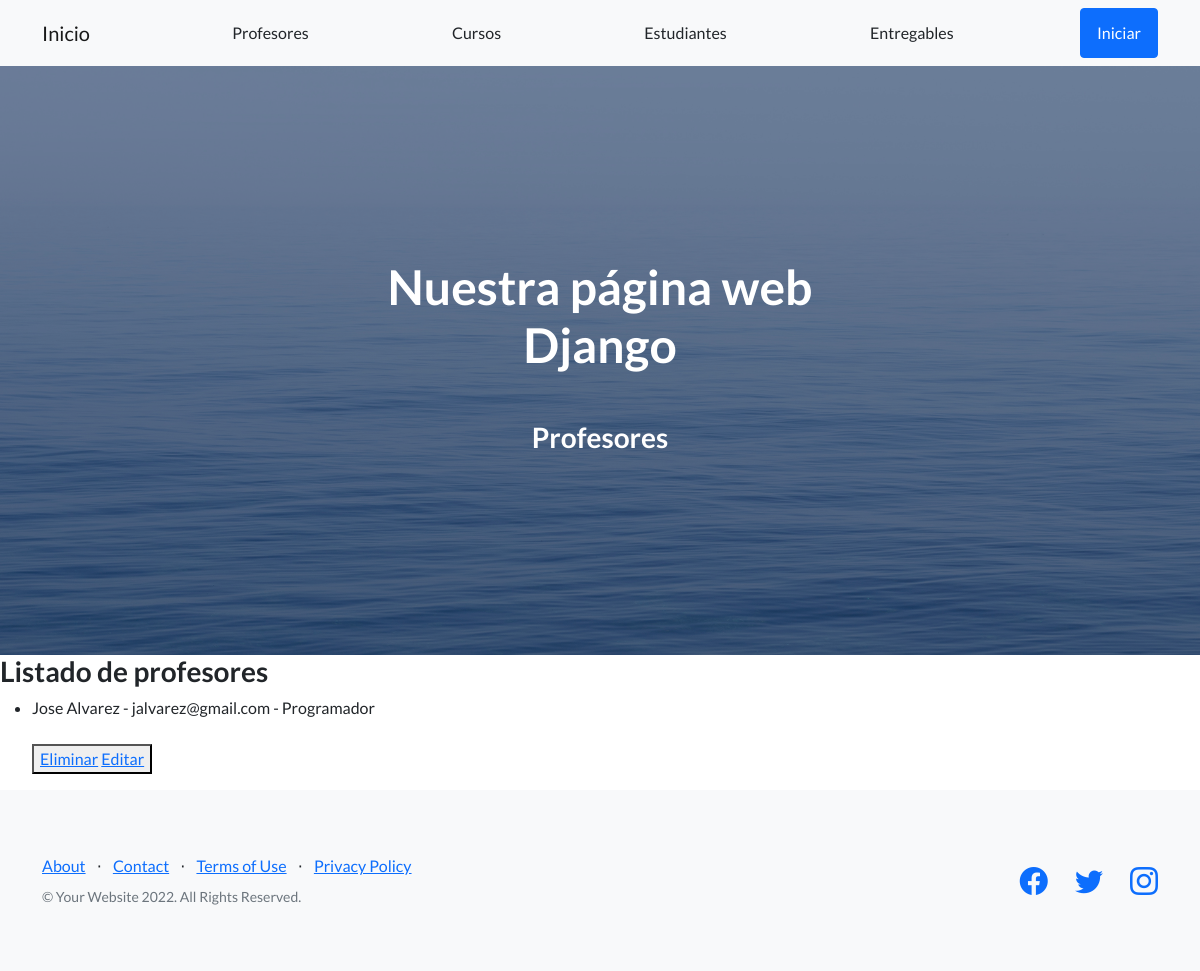
The app's page /AppCoder/leerProfesores/, older data.
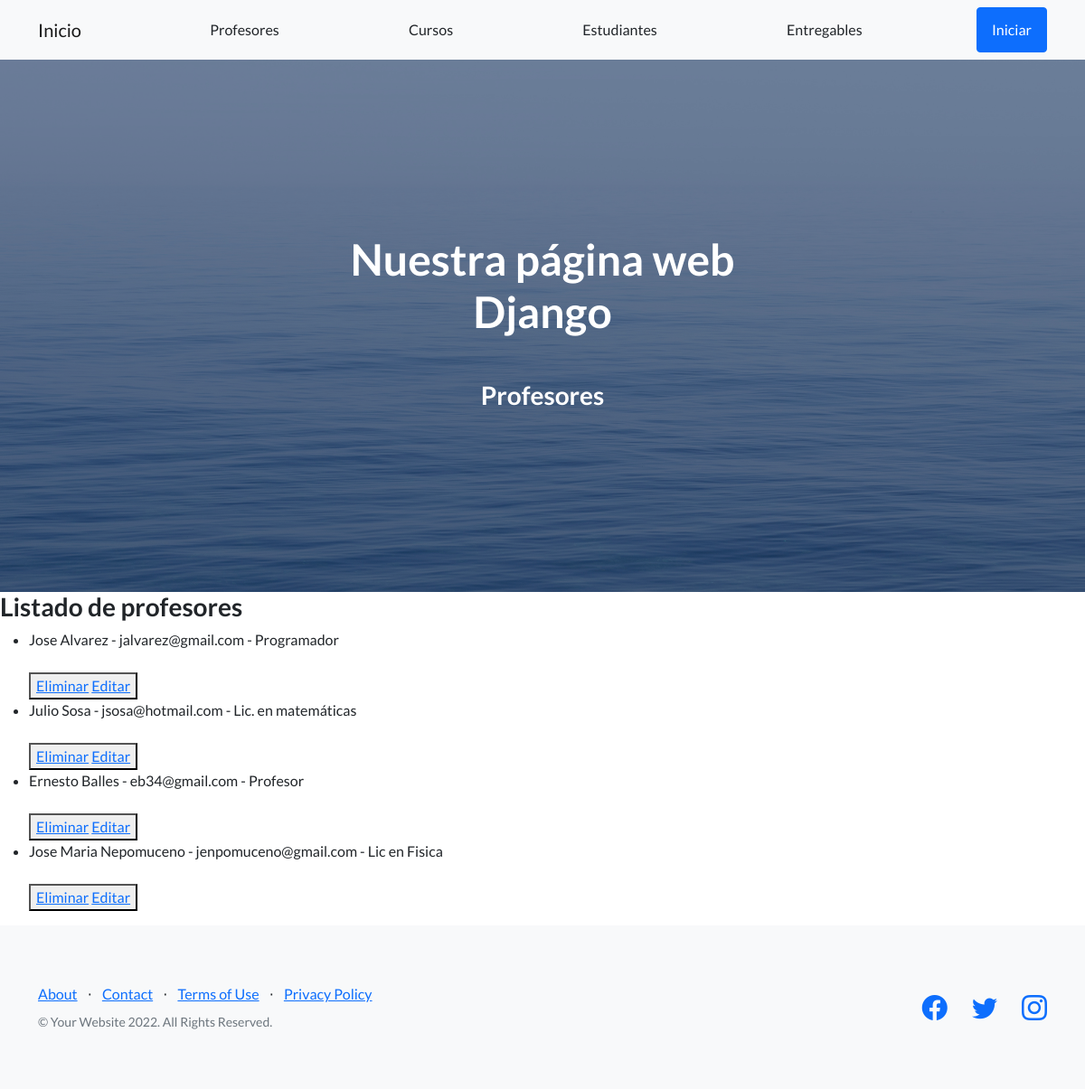
The same page, newer data.
### AppCoder/models.py (models this page shows)
class Profesor(models.Model):
    nombre = models.CharField(max_length=40)
    apellido = models.CharField(max_length=40)
    email = models.EmailField()
    profesion = models.CharField(max_length=40)
    class Meta:
        verbose_name_plural = "Profesores"
        verbose_name = "Profesor"
    def __str__(self):
        return f"{self.nombre}  {self.apellido} - {self.email} - {self.profesion}"

### AppCoder/views.py (the view)
# urls.py: path('leerProfesores/', views.leerProfesores, name='LeerProfesores'),
def leerProfesores(request):
  profesores = Profesor.objects.all() #trae todos los profesores
  contexto = {"profesores": profesores}
  return render(request, "AppCoder/leerProfesores.html", contexto)

### AppCoder/Templates/AppCoder/leerProfesores.html
{% extends "AppCoder/padre.html" %}
{% load static %}
{% block section_name %}
<h3>Profesores</h3>
{% endblock %}
{% block contenidoQueCambia %}
<h3> Listado de profesores</h3>
<ul>
  {% for profesor in profesores %}
  <li>{{profesor}}</li>
    <br>
  <button>
    <a href= "{% url 'EliminarProfesores' profesor.nombre %}">Eliminar</a>
    <a href= "{% url 'EditarProfesor' profesor.nombre %}">Editar</a>
  </button>
  {% endfor%}
</ul>
{% endblock %}

Row changes from the older to the newer data that the page shows:
added Profesor: nombre+apellido+email "Julio Sosa - jsosa@hotmail.com - Lic. en matemáticas"
added Profesor: nombre+apellido+email "Ernesto Balles - eb34@gmail.com - Profesor"
added Profesor: nombre+apellido+email "Jose Maria Nepomuceno - jenpomuceno@gmail.com - Lic en Fisica"
